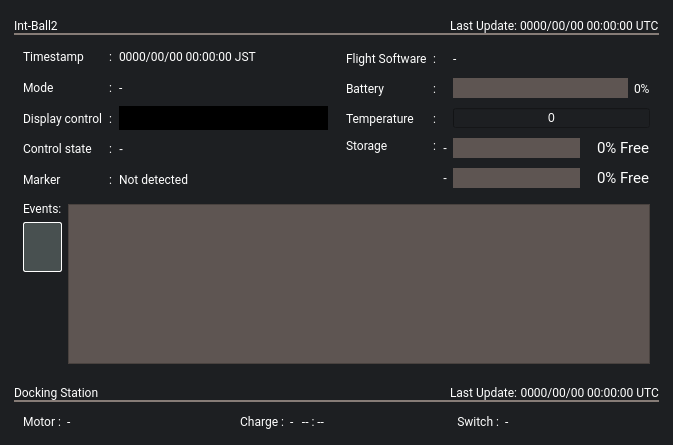
<?xml version="1.0" encoding="UTF-8"?>
<ui version="4.0">
 <class>intball::StatusWidget</class>
 <widget class="QWidget" name="intball::StatusWidget">
  <property name="geometry">
   <rect>
    <x>0</x>
    <y>0</y>
    <width>673</width>
    <height>445</height>
   </rect>
  </property>
  <property name="font">
   <font>
    <family>Roboto</family>
   </font>
  </property>
  <property name="windowTitle">
   <string>Form</string>
  </property>
  <property name="layoutDirection">
   <enum>Qt::LeftToRight</enum>
  </property>
  <property name="styleSheet">
   <string notr="true">* {
  background-color: rgb(29, 31, 34);
  color: rgb(255, 255, 255);
}
QToolTip {
  padding: 4px;
}</string>
  </property>
  <layout class="QHBoxLayout" name="horizontalLayout">
   <property name="leftMargin">
    <number>0</number>
   </property>
   <property name="topMargin">
    <number>0</number>
   </property>
   <property name="rightMargin">
    <number>0</number>
   </property>
   <property name="bottomMargin">
    <number>0</number>
   </property>
   <item>
    <widget class="QFrame" name="frame">
     <property name="minimumSize">
      <size>
       <width>0</width>
       <height>100</height>
      </size>
     </property>
     <property name="styleSheet">
      <string notr="true">#frame {
  border: 5px solid rgb(29, 31, 34);
}</string>
     </property>
     <property name="frameShape">
      <enum>QFrame::StyledPanel</enum>
     </property>
     <property name="frameShadow">
      <enum>QFrame::Raised</enum>
     </property>
     <layout class="QVBoxLayout" name="verticalLayout_2">
      <property name="spacing">
       <number>0</number>
      </property>
      <property name="leftMargin">
       <number>0</number>
      </property>
      <property name="topMargin">
       <number>0</number>
      </property>
      <property name="rightMargin">
       <number>0</number>
      </property>
      <property name="bottomMargin">
       <number>0</number>
      </property>
      <item>
       <widget class="QWidget" name="statusIntBallTitle" native="true">
        <property name="minimumSize">
         <size>
          <width>0</width>
          <height>30</height>
         </size>
        </property>
        <property name="maximumSize">
         <size>
          <width>16777215</width>
          <height>30</height>
         </size>
        </property>
        <property name="font">
         <font>
          <family>Roboto</family>
         </font>
        </property>
        <property name="styleSheet">
         <string notr="true"/>
        </property>
        <layout class="QGridLayout" name="gridLayout_5">
         <property name="leftMargin">
          <number>9</number>
         </property>
         <property name="topMargin">
          <number>0</number>
         </property>
         <property name="rightMargin">
          <number>9</number>
         </property>
         <property name="bottomMargin">
          <number>0</number>
         </property>
         <property name="spacing">
          <number>0</number>
         </property>
         <item row="0" column="1">
          <spacer name="horizontalSpacer_3">
           <property name="font">
            <font>
             <family>Roboto</family>
            </font>
           </property>
           <property name="orientation">
            <enum>Qt::Horizontal</enum>
           </property>
           <property name="sizeHint" stdset="0">
            <size>
             <width>40</width>
             <height>20</height>
            </size>
           </property>
          </spacer>
         </item>
         <item row="0" column="3">
          <widget class="QLabel" name="labelIntBallLastUpdateValue">
           <property name="font">
            <font>
             <family>Roboto</family>
            </font>
           </property>
           <property name="text">
            <string>0000/00/00 00:00:00 UTC</string>
           </property>
           <property name="alignment">
            <set>Qt::AlignBottom|Qt::AlignLeading|Qt::AlignLeft</set>
           </property>
          </widget>
         </item>
         <item row="0" column="0">
          <widget class="QLabel" name="labelIntBallTitle">
           <property name="font">
            <font>
             <family>Roboto</family>
            </font>
           </property>
           <property name="text">
            <string>Int-Ball2</string>
           </property>
           <property name="alignment">
            <set>Qt::AlignBottom|Qt::AlignLeading|Qt::AlignLeft</set>
           </property>
          </widget>
         </item>
         <item row="0" column="2">
          <widget class="QLabel" name="labelIntBallLastUpdateTitle">
           <property name="font">
            <font>
             <family>Roboto</family>
            </font>
           </property>
           <property name="text">
            <string>Last Update: </string>
           </property>
           <property name="alignment">
            <set>Qt::AlignBottom|Qt::AlignLeading|Qt::AlignLeft</set>
           </property>
          </widget>
         </item>
         <item row="1" column="0" colspan="4">
          <widget class="Line" name="lineIntBallTitle">
           <property name="minimumSize">
            <size>
             <width>0</width>
             <height>2</height>
            </size>
           </property>
           <property name="maximumSize">
            <size>
             <width>16777215</width>
             <height>2</height>
            </size>
           </property>
           <property name="font">
            <font>
             <family>Roboto</family>
            </font>
           </property>
           <property name="styleSheet">
            <string notr="true">background-color: rgb(134, 124, 119);
border: 0;</string>
           </property>
           <property name="orientation">
            <enum>Qt::Horizontal</enum>
           </property>
          </widget>
         </item>
        </layout>
       </widget>
      </item>
      <item>
       <widget class="QWidget" name="statusIntBallValues" native="true">
        <property name="sizePolicy">
         <sizepolicy hsizetype="Preferred" vsizetype="MinimumExpanding">
          <horstretch>0</horstretch>
          <verstretch>0</verstretch>
         </sizepolicy>
        </property>
        <property name="font">
         <font>
          <family>Roboto</family>
         </font>
        </property>
        <layout class="QGridLayout" name="gridLayout">
         <property name="topMargin">
          <number>0</number>
         </property>
         <property name="bottomMargin">
          <number>0</number>
         </property>
         <property name="spacing">
          <number>0</number>
         </property>
         <item row="0" column="1">
          <widget class="QWidget" name="statusIntBallValues1" native="true">
           <property name="sizePolicy">
            <sizepolicy hsizetype="Preferred" vsizetype="MinimumExpanding">
             <horstretch>0</horstretch>
             <verstretch>0</verstretch>
            </sizepolicy>
           </property>
           <property name="font">
            <font>
             <family>Roboto</family>
            </font>
           </property>
           <layout class="QGridLayout" name="gridLayout_3">
            <item row="2" column="0">
             <widget class="QLabel" name="labelIntBallTemperature">
              <property name="font">
               <font>
                <family>Roboto</family>
               </font>
              </property>
              <property name="text">
               <string>Temperature</string>
              </property>
             </widget>
            </item>
            <item row="3" column="3" colspan="2">
             <widget class="QProgressBar" name="progressIntBallStorage1">
              <property name="maximumSize">
               <size>
                <width>16777215</width>
                <height>20</height>
               </size>
              </property>
              <property name="font">
               <font>
                <family>Roboto</family>
                <pointsize>11</pointsize>
               </font>
              </property>
              <property name="styleSheet">
               <string notr="true">QProgressBar {
  background-color: rgb(94, 85, 82);
  height: 20px;
  border: 0;
  margin-right: 70px;
  text-align: right;
}
QProgressBar::chunk {
  background-color: rgb(113, 186, 43);
  margin: 0;
}</string>
              </property>
              <property name="value">
               <number>0</number>
              </property>
              <property name="format">
               <string>%p% Free</string>
              </property>
             </widget>
            </item>
            <item row="1" column="3">
             <widget class="QProgressBar" name="progressIntBallBattery">
              <property name="maximumSize">
               <size>
                <width>16777215</width>
                <height>20</height>
               </size>
              </property>
              <property name="font">
               <font>
                <family>Roboto</family>
                <pointsize>11</pointsize>
               </font>
              </property>
              <property name="styleSheet">
               <string notr="true">        QProgressBar {
          background-color: rgb(94, 85, 82);
          height: 20px;
          border: 0;
          text-align: right;
          margin-right: 0;
        }
        QProgressBar::chunk {
          background-color: rgb(113, 186, 43);
          margin: 0;
        }</string>
              </property>
              <property name="maximum">
               <number>100</number>
              </property>
              <property name="value">
               <number>0</number>
              </property>
              <property name="textVisible">
               <bool>false</bool>
              </property>
             </widget>
            </item>
            <item row="2" column="3" colspan="2">
             <widget class="intball::Meter" name="progressIntballTemperature">
              <property name="maximumSize">
               <size>
                <width>16777215</width>
                <height>20</height>
               </size>
              </property>
              <property name="maximum">
               <number>100</number>
              </property>
              <property name="value">
               <number>0</number>
              </property>
              <property name="format">
               <string>%v</string>
              </property>
             </widget>
            </item>
            <item row="0" column="0">
             <widget class="QLabel" name="labelFlightSoftware">
              <property name="font">
               <font>
                <family>Roboto</family>
               </font>
              </property>
              <property name="text">
               <string>Flight Software</string>
              </property>
             </widget>
            </item>
            <item row="0" column="1">
             <widget class="QLabel" name="labelSplitter_14">
              <property name="minimumSize">
               <size>
                <width>4</width>
                <height>0</height>
               </size>
              </property>
              <property name="maximumSize">
               <size>
                <width>4</width>
                <height>16777215</height>
               </size>
              </property>
              <property name="font">
               <font>
                <family>Roboto</family>
               </font>
              </property>
              <property name="text">
               <string>:</string>
              </property>
             </widget>
            </item>
            <item row="1" column="0">
             <widget class="QLabel" name="labelIntBallBattery">
              <property name="font">
               <font>
                <family>Roboto</family>
               </font>
              </property>
              <property name="text">
               <string>Battery</string>
              </property>
             </widget>
            </item>
            <item row="1" column="1">
             <widget class="QLabel" name="labelSplitter_13">
              <property name="minimumSize">
               <size>
                <width>4</width>
                <height>0</height>
               </size>
              </property>
              <property name="maximumSize">
               <size>
                <width>4</width>
                <height>16777215</height>
               </size>
              </property>
              <property name="font">
               <font>
                <family>Roboto</family>
               </font>
              </property>
              <property name="text">
               <string>:</string>
              </property>
             </widget>
            </item>
            <item row="3" column="1" rowspan="2">
             <widget class="QLabel" name="labelSplitter_6">
              <property name="minimumSize">
               <size>
                <width>4</width>
                <height>0</height>
               </size>
              </property>
              <property name="maximumSize">
               <size>
                <width>4</width>
                <height>16777215</height>
               </size>
              </property>
              <property name="font">
               <font>
                <family>Roboto</family>
               </font>
              </property>
              <property name="text">
               <string>:</string>
              </property>
              <property name="alignment">
               <set>Qt::AlignLeading|Qt::AlignLeft|Qt::AlignTop</set>
              </property>
             </widget>
            </item>
            <item row="4" column="2">
             <widget class="QLabel" name="labelStorage2Path">
              <property name="text">
               <string>-</string>
              </property>
             </widget>
            </item>
            <item row="3" column="0" rowspan="2">
             <widget class="QLabel" name="labelIntBallStorageRoot">
              <property name="font">
               <font>
                <family>Roboto</family>
               </font>
              </property>
              <property name="text">
               <string>Storage</string>
              </property>
              <property name="alignment">
               <set>Qt::AlignLeading|Qt::AlignLeft|Qt::AlignTop</set>
              </property>
             </widget>
            </item>
            <item row="1" column="4">
             <widget class="QLabel" name="labelIntBallBatteryRemainValue">
              <property name="sizePolicy">
               <sizepolicy hsizetype="Preferred" vsizetype="Minimum">
                <horstretch>0</horstretch>
                <verstretch>0</verstretch>
               </sizepolicy>
              </property>
              <property name="maximumSize">
               <size>
                <width>16777215</width>
                <height>18</height>
               </size>
              </property>
              <property name="font">
               <font>
                <family>Roboto</family>
               </font>
              </property>
              <property name="styleSheet">
               <string notr="true"/>
              </property>
              <property name="text">
               <string>0%</string>
              </property>
             </widget>
            </item>
            <item row="2" column="1">
             <widget class="QLabel" name="labelSplitter_5">
              <property name="minimumSize">
               <size>
                <width>4</width>
                <height>0</height>
               </size>
              </property>
              <property name="maximumSize">
               <size>
                <width>4</width>
                <height>16777215</height>
               </size>
              </property>
              <property name="font">
               <font>
                <family>Roboto</family>
               </font>
              </property>
              <property name="text">
               <string>:</string>
              </property>
             </widget>
            </item>
            <item row="4" column="3" colspan="2">
             <widget class="QProgressBar" name="progressIntBallStorage2">
              <property name="maximumSize">
               <size>
                <width>16777215</width>
                <height>20</height>
               </size>
              </property>
              <property name="font">
               <font>
                <family>Roboto</family>
                <pointsize>11</pointsize>
               </font>
              </property>
              <property name="styleSheet">
               <string notr="true">QProgressBar {
  background-color: rgb(94, 85, 82);
  height: 20px;
  border: 0;
  margin-right: 70px;
  text-align: right;
}
QProgressBar::chunk {
  background-color: rgb(113, 186, 43);
  margin: 0;
}</string>
              </property>
              <property name="value">
               <number>0</number>
              </property>
              <property name="format">
               <string>%p% Free</string>
              </property>
             </widget>
            </item>
            <item row="3" column="2">
             <widget class="QLabel" name="labelStorage1Path">
              <property name="text">
               <string>-</string>
              </property>
             </widget>
            </item>
            <item row="0" column="3" colspan="2">
             <widget class="QLabel" name="labelFlightSoftwareValue">
              <property name="sizePolicy">
               <sizepolicy hsizetype="Expanding" vsizetype="Preferred">
                <horstretch>0</horstretch>
                <verstretch>0</verstretch>
               </sizepolicy>
              </property>
              <property name="maximumSize">
               <size>
                <width>16777215</width>
                <height>20</height>
               </size>
              </property>
              <property name="font">
               <font>
                <family>Roboto</family>
               </font>
              </property>
              <property name="text">
               <string>-</string>
              </property>
             </widget>
            </item>
           </layout>
          </widget>
         </item>
         <item row="0" column="0">
          <widget class="QWidget" name="statusIntBallValues0" native="true">
           <property name="sizePolicy">
            <sizepolicy hsizetype="Preferred" vsizetype="MinimumExpanding">
             <horstretch>0</horstretch>
             <verstretch>0</verstretch>
            </sizepolicy>
           </property>
           <property name="font">
            <font>
             <family>Roboto</family>
            </font>
           </property>
           <layout class="QGridLayout" name="gridLayout_2">
            <item row="1" column="2">
             <widget class="QLabel" name="labelIntBallModeValue">
              <property name="font">
               <font>
                <family>Roboto</family>
               </font>
              </property>
              <property name="text">
               <string>-</string>
              </property>
             </widget>
            </item>
            <item row="3" column="2">
             <widget class="QLabel" name="labelControlStateValue">
              <property name="text">
               <string>-</string>
              </property>
             </widget>
            </item>
            <item row="0" column="0">
             <widget class="QLabel" name="labelIntBallTimestamp">
              <property name="font">
               <font>
                <family>Roboto</family>
               </font>
              </property>
              <property name="text">
               <string>Timestamp</string>
              </property>
             </widget>
            </item>
            <item row="4" column="0">
             <widget class="QLabel" name="labelIntBallMarker">
              <property name="font">
               <font>
                <family>Roboto</family>
               </font>
              </property>
              <property name="text">
               <string>Marker</string>
              </property>
             </widget>
            </item>
            <item row="3" column="0">
             <widget class="QLabel" name="labelControlState">
              <property name="font">
               <font>
                <family>Roboto</family>
               </font>
              </property>
              <property name="text">
               <string>Control state</string>
              </property>
             </widget>
            </item>
            <item row="4" column="2">
             <widget class="QLabel" name="labelIntBallMarkerValue">
              <property name="minimumSize">
               <size>
                <width>200</width>
                <height>0</height>
               </size>
              </property>
              <property name="font">
               <font>
                <family>Roboto</family>
               </font>
              </property>
              <property name="text">
               <string>Not detected</string>
              </property>
             </widget>
            </item>
            <item row="0" column="2">
             <widget class="QLabel" name="labelIntBallTimestampValue">
              <property name="font">
               <font>
                <family>Roboto</family>
               </font>
              </property>
              <property name="text">
               <string>0000/00/00 00:00:00 JST</string>
              </property>
             </widget>
            </item>
            <item row="4" column="1">
             <widget class="QLabel" name="labelSplitter_8">
              <property name="minimumSize">
               <size>
                <width>4</width>
                <height>0</height>
               </size>
              </property>
              <property name="maximumSize">
               <size>
                <width>4</width>
                <height>16777215</height>
               </size>
              </property>
              <property name="font">
               <font>
                <family>Roboto</family>
               </font>
              </property>
              <property name="text">
               <string>:</string>
              </property>
             </widget>
            </item>
            <item row="3" column="1">
             <widget class="QLabel" name="labelSplitter_9">
              <property name="minimumSize">
               <size>
                <width>4</width>
                <height>0</height>
               </size>
              </property>
              <property name="maximumSize">
               <size>
                <width>4</width>
                <height>16777215</height>
               </size>
              </property>
              <property name="font">
               <font>
                <family>Roboto</family>
               </font>
              </property>
              <property name="text">
               <string>:</string>
              </property>
             </widget>
            </item>
            <item row="2" column="2">
             <widget class="QWidget" name="widgetIntBallLedValue" native="true">
              <property name="sizePolicy">
               <sizepolicy hsizetype="Expanding" vsizetype="Preferred">
                <horstretch>0</horstretch>
                <verstretch>0</verstretch>
               </sizepolicy>
              </property>
              <property name="maximumSize">
               <size>
                <width>16777215</width>
                <height>30</height>
               </size>
              </property>
              <property name="font">
               <font>
                <family>Roboto</family>
               </font>
              </property>
              <property name="styleSheet">
               <string notr="true">background-color: rgb(0, 0, 0);</string>
              </property>
             </widget>
            </item>
            <item row="0" column="1">
             <widget class="QLabel" name="labelSplitter_7">
              <property name="minimumSize">
               <size>
                <width>0</width>
                <height>4</height>
               </size>
              </property>
              <property name="maximumSize">
               <size>
                <width>4</width>
                <height>16777215</height>
               </size>
              </property>
              <property name="font">
               <font>
                <family>Roboto</family>
               </font>
              </property>
              <property name="text">
               <string>:</string>
              </property>
             </widget>
            </item>
            <item row="1" column="0">
             <widget class="QLabel" name="labelIntBallMode">
              <property name="font">
               <font>
                <family>Roboto</family>
               </font>
              </property>
              <property name="text">
               <string>Mode</string>
              </property>
             </widget>
            </item>
            <item row="1" column="1">
             <widget class="QLabel" name="labelSplitter_3">
              <property name="minimumSize">
               <size>
                <width>4</width>
                <height>0</height>
               </size>
              </property>
              <property name="maximumSize">
               <size>
                <width>4</width>
                <height>16777215</height>
               </size>
              </property>
              <property name="font">
               <font>
                <family>Roboto</family>
               </font>
              </property>
              <property name="text">
               <string>:</string>
              </property>
             </widget>
            </item>
            <item row="2" column="0">
             <widget class="QLabel" name="labelIntBallModeColor">
              <property name="font">
               <font>
                <family>Roboto</family>
               </font>
              </property>
              <property name="text">
               <string>Display control</string>
              </property>
             </widget>
            </item>
            <item row="2" column="1">
             <widget class="QLabel" name="labelSplitter_10">
              <property name="minimumSize">
               <size>
                <width>4</width>
                <height>0</height>
               </size>
              </property>
              <property name="maximumSize">
               <size>
                <width>4</width>
                <height>16777215</height>
               </size>
              </property>
              <property name="font">
               <font>
                <family>Roboto</family>
               </font>
              </property>
              <property name="text">
               <string>:</string>
              </property>
             </widget>
            </item>
           </layout>
          </widget>
         </item>
        </layout>
       </widget>
      </item>
      <item>
       <widget class="QWidget" name="statusIntBallEvents" native="true">
        <property name="font">
         <font>
          <family>Roboto</family>
         </font>
        </property>
        <layout class="QGridLayout" name="gridLayout_9">
         <property name="leftMargin">
          <number>18</number>
         </property>
         <property name="topMargin">
          <number>0</number>
         </property>
         <property name="rightMargin">
          <number>18</number>
         </property>
         <property name="bottomMargin">
          <number>0</number>
         </property>
         <item row="0" column="0">
          <widget class="QLabel" name="labelIntBallEvents">
           <property name="font">
            <font>
             <family>Roboto</family>
            </font>
           </property>
           <property name="text">
            <string>Events:</string>
           </property>
          </widget>
         </item>
         <item row="0" column="1" rowspan="2">
          <widget class="QTableWidget" name="tableIntBallEvents">
           <property name="minimumSize">
            <size>
             <width>0</width>
             <height>160</height>
            </size>
           </property>
           <property name="maximumSize">
            <size>
             <width>16777215</width>
             <height>160</height>
            </size>
           </property>
           <property name="font">
            <font>
             <family>Roboto</family>
            </font>
           </property>
           <property name="focusPolicy">
            <enum>Qt::NoFocus</enum>
           </property>
           <property name="styleSheet">
            <string notr="true">background-color: rgb(94, 85, 82);
</string>
           </property>
           <property name="horizontalScrollBarPolicy">
            <enum>Qt::ScrollBarAlwaysOff</enum>
           </property>
           <property name="sizeAdjustPolicy">
            <enum>QAbstractScrollArea::AdjustToContents</enum>
           </property>
           <property name="autoScroll">
            <bool>false</bool>
           </property>
           <property name="editTriggers">
            <set>QAbstractItemView::NoEditTriggers</set>
           </property>
           <property name="tabKeyNavigation">
            <bool>false</bool>
           </property>
           <property name="showDropIndicator" stdset="0">
            <bool>false</bool>
           </property>
           <property name="dragDropOverwriteMode">
            <bool>false</bool>
           </property>
           <property name="selectionMode">
            <enum>QAbstractItemView::NoSelection</enum>
           </property>
           <property name="selectionBehavior">
            <enum>QAbstractItemView::SelectRows</enum>
           </property>
           <property name="verticalScrollMode">
            <enum>QAbstractItemView::ScrollPerPixel</enum>
           </property>
           <property name="horizontalScrollMode">
            <enum>QAbstractItemView::ScrollPerPixel</enum>
           </property>
           <property name="wordWrap">
            <bool>true</bool>
           </property>
           <property name="cornerButtonEnabled">
            <bool>false</bool>
           </property>
           <property name="rowCount">
            <number>0</number>
           </property>
           <property name="columnCount">
            <number>3</number>
           </property>
           <attribute name="horizontalHeaderVisible">
            <bool>false</bool>
           </attribute>
           <attribute name="horizontalHeaderDefaultSectionSize">
            <number>160</number>
           </attribute>
           <attribute name="horizontalHeaderHighlightSections">
            <bool>false</bool>
           </attribute>
           <attribute name="horizontalHeaderStretchLastSection">
            <bool>true</bool>
           </attribute>
           <attribute name="verticalHeaderVisible">
            <bool>false</bool>
           </attribute>
           <attribute name="verticalHeaderStretchLastSection">
            <bool>false</bool>
           </attribute>
           <column/>
           <column/>
           <column/>
          </widget>
         </item>
         <item row="1" column="0">
          <widget class="QWidget" name="widget" native="true">
           <layout class="QVBoxLayout" name="verticalLayout">
            <property name="spacing">
             <number>0</number>
            </property>
            <property name="leftMargin">
             <number>0</number>
            </property>
            <property name="topMargin">
             <number>0</number>
            </property>
            <property name="rightMargin">
             <number>0</number>
            </property>
            <property name="bottomMargin">
             <number>0</number>
            </property>
            <item>
             <widget class="QPushButton" name="stopBlinkingButton">
              <property name="minimumSize">
               <size>
                <width>0</width>
                <height>50</height>
               </size>
              </property>
              <property name="maximumSize">
               <size>
                <width>50</width>
                <height>50</height>
               </size>
              </property>
              <property name="font">
               <font>
                <family>Roboto</family>
               </font>
              </property>
              <property name="styleSheet">
               <string notr="true">QPushButton {
  background-color: rgb(72, 80, 80);
  border-radius: 2px;
  border: 1px outset white;
}
QToolTip {
  background-color: rgb(72, 80, 80);
  padding: 4px;
  border: 1px solid white;
}</string>
              </property>
              <property name="text">
               <string/>
              </property>
              <property name="icon">
               <iconset resource="../../platform_gui/resources.qrc">
                <normaloff>:/ground_system/image/check_fill_white.svg</normaloff>:/ground_system/image/check_fill_white.svg</iconset>
              </property>
              <property name="iconSize">
               <size>
                <width>35</width>
                <height>35</height>
               </size>
              </property>
             </widget>
            </item>
            <item>
             <spacer name="verticalSpacer">
              <property name="orientation">
               <enum>Qt::Vertical</enum>
              </property>
              <property name="sizeHint" stdset="0">
               <size>
                <width>20</width>
                <height>40</height>
               </size>
              </property>
             </spacer>
            </item>
           </layout>
          </widget>
         </item>
        </layout>
       </widget>
      </item>
      <item>
       <widget class="QWidget" name="statusDockTitle" native="true">
        <property name="minimumSize">
         <size>
          <width>0</width>
          <height>35</height>
         </size>
        </property>
        <property name="maximumSize">
         <size>
          <width>16777215</width>
          <height>35</height>
         </size>
        </property>
        <property name="font">
         <font>
          <family>Roboto</family>
         </font>
        </property>
        <property name="layoutDirection">
         <enum>Qt::LeftToRight</enum>
        </property>
        <property name="styleSheet">
         <string notr="true"/>
        </property>
        <layout class="QGridLayout" name="gridLayout_6">
         <property name="leftMargin">
          <number>9</number>
         </property>
         <property name="topMargin">
          <number>0</number>
         </property>
         <property name="rightMargin">
          <number>9</number>
         </property>
         <property name="bottomMargin">
          <number>0</number>
         </property>
         <property name="spacing">
          <number>0</number>
         </property>
         <item row="2" column="0" colspan="4">
          <widget class="Line" name="lineDockTitle">
           <property name="minimumSize">
            <size>
             <width>0</width>
             <height>2</height>
            </size>
           </property>
           <property name="maximumSize">
            <size>
             <width>16777215</width>
             <height>2</height>
            </size>
           </property>
           <property name="styleSheet">
            <string notr="true">background-color: rgb(134, 124, 119);
border: 0;</string>
           </property>
           <property name="orientation">
            <enum>Qt::Horizontal</enum>
           </property>
          </widget>
         </item>
         <item row="1" column="3">
          <widget class="QLabel" name="labelDockLastUpdateValue">
           <property name="font">
            <font>
             <family>Roboto</family>
            </font>
           </property>
           <property name="styleSheet">
            <string notr="true">background: rgba(0, 0, 0, 0);</string>
           </property>
           <property name="text">
            <string>0000/00/00 00:00:00 UTC</string>
           </property>
           <property name="alignment">
            <set>Qt::AlignBottom|Qt::AlignRight|Qt::AlignTrailing</set>
           </property>
          </widget>
         </item>
         <item row="1" column="2">
          <widget class="QLabel" name="labelDockLastUpdateTitle">
           <property name="font">
            <font>
             <family>Roboto</family>
            </font>
           </property>
           <property name="styleSheet">
            <string notr="true">background: rgba(0, 0, 0, 0);</string>
           </property>
           <property name="text">
            <string>Last Update: </string>
           </property>
           <property name="alignment">
            <set>Qt::AlignBottom|Qt::AlignRight|Qt::AlignTrailing</set>
           </property>
          </widget>
         </item>
         <item row="1" column="0">
          <widget class="QLabel" name="labelDockTitle">
           <property name="font">
            <font>
             <family>Roboto</family>
            </font>
           </property>
           <property name="styleSheet">
            <string notr="true">background: rgba(0, 0, 0, 0);</string>
           </property>
           <property name="text">
            <string>Docking Station</string>
           </property>
           <property name="alignment">
            <set>Qt::AlignBottom|Qt::AlignLeading|Qt::AlignLeft</set>
           </property>
          </widget>
         </item>
         <item row="1" column="1">
          <spacer name="horizontalSpacer_4">
           <property name="font">
            <font>
             <family>Roboto</family>
            </font>
           </property>
           <property name="orientation">
            <enum>Qt::Horizontal</enum>
           </property>
           <property name="sizeHint" stdset="0">
            <size>
             <width>40</width>
             <height>20</height>
            </size>
           </property>
          </spacer>
         </item>
        </layout>
        <zorder>labelDockLastUpdateTitle</zorder>
        <zorder>labelDockLastUpdateValue</zorder>
        <zorder>labelDockTitle</zorder>
        <zorder>lineDockTitle</zorder>
       </widget>
      </item>
      <item>
       <widget class="QWidget" name="statusDockValues" native="true">
        <property name="sizePolicy">
         <sizepolicy hsizetype="MinimumExpanding" vsizetype="Preferred">
          <horstretch>0</horstretch>
          <verstretch>0</verstretch>
         </sizepolicy>
        </property>
        <property name="font">
         <font>
          <family>Roboto</family>
         </font>
        </property>
        <layout class="QGridLayout" name="gridLayout_4" rowstretch="0" columnstretch="0,0,0">
         <property name="topMargin">
          <number>0</number>
         </property>
         <item row="0" column="2">
          <widget class="QWidget" name="widgetDockSwitch" native="true">
           <property name="sizePolicy">
            <sizepolicy hsizetype="MinimumExpanding" vsizetype="Preferred">
             <horstretch>0</horstretch>
             <verstretch>0</verstretch>
            </sizepolicy>
           </property>
           <property name="minimumSize">
            <size>
             <width>0</width>
             <height>0</height>
            </size>
           </property>
           <layout class="QGridLayout" name="gridLayout_10">
            <property name="bottomMargin">
             <number>0</number>
            </property>
            <item row="0" column="1">
             <widget class="QLabel" name="labelDockSwitchValue">
              <property name="font">
               <font>
                <family>Roboto</family>
               </font>
              </property>
              <property name="text">
               <string>-</string>
              </property>
             </widget>
            </item>
            <item row="0" column="0">
             <widget class="QLabel" name="labelDockSwitch">
              <property name="font">
               <font>
                <family>Roboto</family>
                <weight>50</weight>
                <bold>false</bold>
               </font>
              </property>
              <property name="text">
               <string>Switch :</string>
              </property>
              <property name="alignment">
               <set>Qt::AlignRight|Qt::AlignTrailing|Qt::AlignVCenter</set>
              </property>
             </widget>
            </item>
            <item row="0" column="2">
             <spacer name="horizontalSpacer_5">
              <property name="orientation">
               <enum>Qt::Horizontal</enum>
              </property>
              <property name="sizeHint" stdset="0">
               <size>
                <width>40</width>
                <height>20</height>
               </size>
              </property>
             </spacer>
            </item>
           </layout>
          </widget>
         </item>
         <item row="0" column="1">
          <widget class="QWidget" name="widgetDockBattery" native="true">
           <property name="sizePolicy">
            <sizepolicy hsizetype="MinimumExpanding" vsizetype="Preferred">
             <horstretch>0</horstretch>
             <verstretch>0</verstretch>
            </sizepolicy>
           </property>
           <property name="minimumSize">
            <size>
             <width>0</width>
             <height>0</height>
            </size>
           </property>
           <property name="styleSheet">
            <string notr="true"/>
           </property>
           <layout class="QGridLayout" name="gridLayout_7">
            <property name="bottomMargin">
             <number>0</number>
            </property>
            <item row="0" column="2">
             <widget class="QLabel" name="labelDockChargeTimeValue">
              <property name="font">
               <font>
                <family>Roboto</family>
               </font>
              </property>
              <property name="text">
               <string>-- : --</string>
              </property>
              <property name="alignment">
               <set>Qt::AlignCenter</set>
              </property>
             </widget>
            </item>
            <item row="0" column="1">
             <widget class="QLabel" name="labelDockBatteryValue">
              <property name="font">
               <font>
                <family>Roboto</family>
               </font>
              </property>
              <property name="text">
               <string>-</string>
              </property>
             </widget>
            </item>
            <item row="0" column="3">
             <spacer name="horizontalSpacer_2">
              <property name="orientation">
               <enum>Qt::Horizontal</enum>
              </property>
              <property name="sizeHint" stdset="0">
               <size>
                <width>40</width>
                <height>20</height>
               </size>
              </property>
             </spacer>
            </item>
            <item row="0" column="0">
             <widget class="QLabel" name="labelDockBattery">
              <property name="font">
               <font>
                <family>Roboto</family>
                <weight>50</weight>
                <bold>false</bold>
               </font>
              </property>
              <property name="text">
               <string>Charge :</string>
              </property>
              <property name="alignment">
               <set>Qt::AlignRight|Qt::AlignTrailing|Qt::AlignVCenter</set>
              </property>
             </widget>
            </item>
           </layout>
          </widget>
         </item>
         <item row="0" column="0">
          <widget class="QWidget" name="widgetDockMode" native="true">
           <property name="sizePolicy">
            <sizepolicy hsizetype="MinimumExpanding" vsizetype="Preferred">
             <horstretch>0</horstretch>
             <verstretch>0</verstretch>
            </sizepolicy>
           </property>
           <property name="minimumSize">
            <size>
             <width>0</width>
             <height>0</height>
            </size>
           </property>
           <property name="styleSheet">
            <string notr="true"/>
           </property>
           <layout class="QGridLayout" name="gridLayout_8">
            <property name="bottomMargin">
             <number>0</number>
            </property>
            <item row="0" column="1">
             <widget class="QLabel" name="labelDockModeValue">
              <property name="font">
               <font>
                <family>Roboto</family>
               </font>
              </property>
              <property name="text">
               <string>-</string>
              </property>
             </widget>
            </item>
            <item row="0" column="2">
             <spacer name="horizontalSpacer">
              <property name="orientation">
               <enum>Qt::Horizontal</enum>
              </property>
              <property name="sizeHint" stdset="0">
               <size>
                <width>40</width>
                <height>20</height>
               </size>
              </property>
             </spacer>
            </item>
            <item row="0" column="0">
             <widget class="QLabel" name="labelDockMode">
              <property name="font">
               <font>
                <family>Roboto</family>
                <weight>50</weight>
                <bold>false</bold>
               </font>
              </property>
              <property name="text">
               <string>Motor :</string>
              </property>
              <property name="alignment">
               <set>Qt::AlignRight|Qt::AlignTrailing|Qt::AlignVCenter</set>
              </property>
             </widget>
            </item>
           </layout>
          </widget>
         </item>
        </layout>
       </widget>
      </item>
     </layout>
    </widget>
   </item>
  </layout>
 </widget>
 <customwidgets>
  <customwidget>
   <class>intball::Meter</class>
   <extends>QProgressBar</extends>
   <header>meter.h</header>
  </customwidget>
 </customwidgets>
 <resources>
  <include location="../resources.qrc"/>
 </resources>
 <connections/>
</ui>
